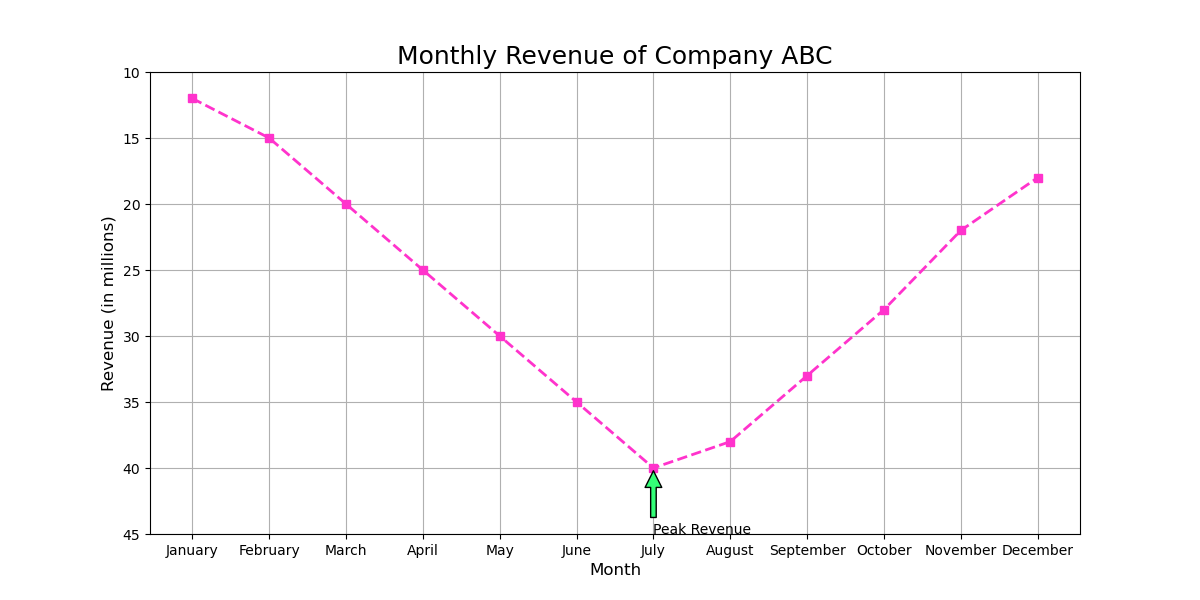

Source code (Python):

import matplotlib.pyplot as plt

# Data
months = ['January', 'February', 'March', 'April', 'May', 'June', 'July', 'August', 'September', 'October', 'November', 'December']
revenue = [12, 15, 20, 25, 30, 35, 40, 38, 33, 28, 22, 18]

# Plotting the line chart
plt.figure(figsize=(12, 6))  # Change width and height of the chart
plt.plot(months, revenue, marker='s', linestyle='--', color='#ff33cc', linewidth=2)  # Modify color scheme

# Adding title and labels
plt.title('Monthly Revenue of Company ABC', fontsize=18)
plt.xlabel('Month', fontsize=12)
plt.ylabel('Revenue (in millions)', fontsize=12)

# Adding an annotation for the highest revenue
highest_revenue_index = revenue.index(max(revenue))
highest_revenue_month = months[highest_revenue_index]
plt.annotate('Peak Revenue', xy=(highest_revenue_index, max(revenue)), xytext=(highest_revenue_index, max(revenue) + 5),
             arrowprops=dict(facecolor='#33ff77', shrink=0.05))

# Invert y-axis to meet the requirement
plt.gca().invert_yaxis()

# Add a grid, set axis ranges and show the plot
plt.grid(True)
plt.ylim(45, 10)
plt.show()
